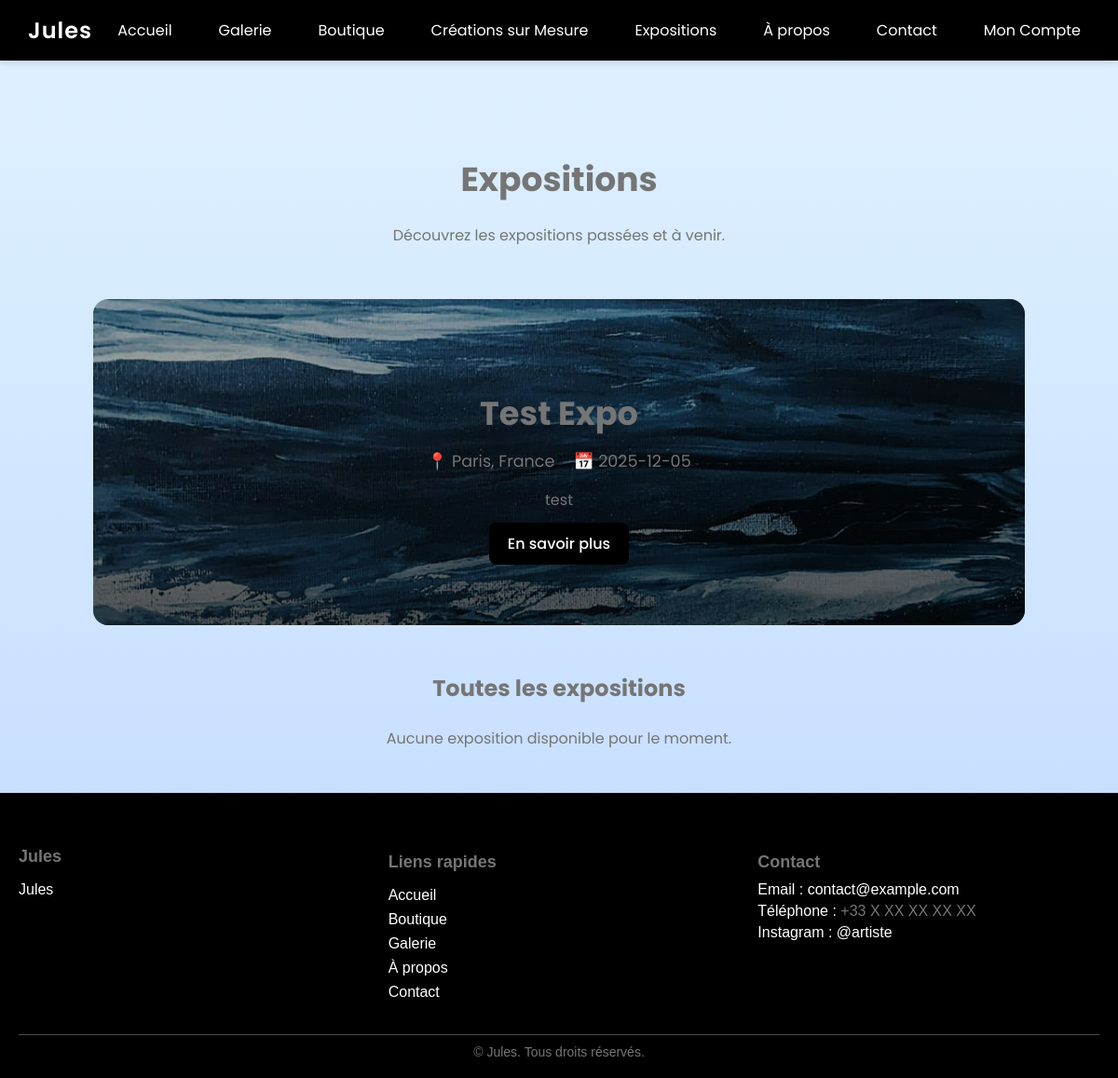
Screenshot of /expositions (signed in) with the database file from the repository.
### tables this page shows
CREATE TABLE settings (id INTEGER PRIMARY KEY AUTOINCREMENT, key TEXT UNIQUE NOT NULL, value TEXT NOT NULL);

CREATE TABLE exhibitions (id INTEGER PRIMARY KEY AUTOINCREMENT, title TEXT NOT NULL, location TEXT NOT NULL, date TEXT NOT NULL, description TEXT, image TEXT, create_date TEXT NOT NULL DEFAULT CURRENT_TIMESTAMP, start_time TEXT, end_time TEXT, venue_details TEXT, organizer TEXT, entry_price TEXT, contact_info TEXT);

### app.py (the view)
@app.route("/expositions")
def expositions_page():
    conn = get_db()
    c = conn.cursor()
    c.execute("SELECT * FROM exhibitions ORDER BY date ASC")  # tri par date croissante
    expositions = c.fetchall()
    conn.close()
    today = date.today()
    next_expo = None
    other_expos = []
    for expo in expositions:
        expo_date = date.fromisoformat(expo[3])
        if expo_date >= today and next_expo is None:
            next_expo = expo
        else:
            other_expos.append(expo)
    if not next_expo and expositions:
        next_expo = expositions[-1]
        other_expos = expositions[:-1]
    return render_template("expositions.html",
                           latest_expo=next_expo,
                           other_expos=other_expos)

### app.py (called while the page is built)
def get_setting(key):
    conn = get_db()
    cur = conn.cursor()
    query = adapt_query("SELECT value FROM settings WHERE key = ?")
    cur.execute(query, (key,))
    row = cur.fetchone()
    conn.close()
    if row:
        return row['value'] if IS_POSTGRES else row["value"]
    return None

def is_admin():
    user_id = session.get("user_id")
    if not user_id:
        return False
    conn = get_db()
    c = conn.cursor()
    c.execute(adapt_query("SELECT role FROM users WHERE id=?"), (user_id,))
    result = c.fetchone()
    conn.close()
    return result and result[0] == 'admin'

@app.before_request
def init_cart_count():
    if "cart_count" not in session:
        session["cart_count"] = 0

### database.py (called while the page is built)
def get_db():
    if IS_POSTGRES:
        conn = psycopg2.connect(**DB_CONFIG)
        conn.cursor_factory = psycopg2.extras.RealDictCursor
        return conn
    else:
        conn = sqlite3.connect(DB_PATH)
        conn.row_factory = sqlite3.Row
        return conn

def adapt_query(query):
    if not IS_POSTGRES:
        return query
    query = query.replace('INTEGER PRIMARY KEY AUTOINCREMENT', 'SERIAL PRIMARY KEY')
    query = query.replace('AUTOINCREMENT', '')
    query = query.replace('?', '%s')
    return query

### templates/expositions.html (shortened to what this page needs)
{% extends "base.html" %}
{% block content %}
<section class="seo-intro">
    <h1>{{ site_settings.expositions_title }}</h1>
    <p>{{ site_settings.expositions_description }}</p>
</section>
{% if latest_expo %}
<section class="hero-expo-card" style="background-image: url({{ latest_expo[5] and url_for('static', filename='expo_images/' ~ latest_expo[5]) or '' }});">
    <div class="hero-expo-overlay"></div>
    <div class="hero-expo-content">
        <h2>{{ latest_expo[1] }}</h2>
        <div class="hero-meta">
            <span>📍 {{ latest_expo[2] }}</span>
            <span>📅 {{ latest_expo[3] }}</span>
        </div>
        {% if latest_expo[4] %}
            <p>{{ latest_expo[4]|truncate(200) }}</p>
        {% endif %}
        <a href="{{ url_for('expo_detail_page', expo_id=latest_expo[0]) }}" class="btn-primary">En savoir plus</a>
    </div>
</section>
{% endif %}
<section aria-labelledby="expos-grid">
    <h2 id="expos-grid" style="text-align:center; margin-bottom:24px;">Toutes les expositions</h2>
    {% if other_expos %}
    <div class="expo-grid">
        {% for expo in other_expos %}
        <article class="expo-card">
            {% if expo[5] %}
            <img src="{{ url_for('static', filename='expo_images/' ~ expo[5]) }}" alt="{{ expo[1] }}">
            {% endif %}
            <div class="expo-card-content">
                <h3>{{ expo[1] }}</h3>
                <div class="expo-meta">
                    <span>📍 {{ expo[2] }}</span>
                    <span>📅 {{ expo[3] }}</span>
                    {% if expo[7] %}
                    <span>🕒 {{ expo[7] }}{% if expo[8] %} - {{ expo[8] }}{% endif %}</span>
                    {% endif %}
                </div>
                {% if expo[4] %}
                <p>{{ expo[4]|truncate(120) }}</p>
                {% endif %}
                <a href="{{ url_for('expo_detail_page', expo_id=expo[0]) }}" class="btn-primary">En savoir plus</a>
            </div>
        </article>
        {% endfor %}
    </div>
    {% else %}
    <p style="text-align:center;">Aucune exposition disponible pour le moment.</p>
    {% endif %}
</section>
{% endblock %}

### templates/base.html (shortened to what this page needs)
<!DOCTYPE html>
<html lang="fr">
<head>
    <link rel="stylesheet" href="{{ url_for('static', filename='style.css') }}">
    <link rel="stylesheet" href="{{ url_for('dynamic_colors') }}">
</head>
<body>
    <nav>
        <div class="logo" data-shop-name>{{ site_settings.site_logo }}</div>
        <ul id="nav-menu">
            <li><a href="/">Accueil</a></li>
            <li><a href="/galerie">Galerie</a></li>
            <li><a href="/boutique">Boutique</a></li>
            {% if site_settings.enable_custom_orders == '1' %}
            <li><a href="/creations-sur-mesure">Créations sur Mesure</a></li>
            {% endif %}
            <li><a href="/expositions">Expositions</a></li>
            <li><a href="/about">À propos</a></li>
            <li><a href="/contact">Contact</a></li>
            <li class="user-menu">
                <a onclick="toggleUserMenu()">Mon Compte</a>
            </li>
        </ul>
    </nav>
    <main class="content">
        {% block content %}{% endblock %}
    </main>
    {% include 'footer.html' %}
</body>
</html>

### templates/footer.html (shortened to what this page needs)
<footer class="site-footer">
    <div class="footer-container">
        <div class="footer-about">
            <h3>{{ site_settings.site_logo }}</h3>
            <p>{{ site_settings.footer_text or site_settings.site_description or "Artiste passionné par la peinture moderne et abstraite. Découvrez mes œuvres, inspirations et créations uniques." }}</p>
        </div>
        <div class="footer-links">
            <h4>Liens rapides</h4>
            <ul>
                <li><a href="{{ url_for('home') }}">Accueil</a></li>
                <li><a href="{{ url_for('boutique') }}">Boutique</a></li>
                <li><a href="{{ url_for('galerie') }}">Galerie</a></li>
                <li><a href="{{ url_for('about') }}">À propos</a></li>
                <li><a href="{{ url_for('contact') }}">Contact</a></li>
            </ul>
        </div>
        <div class="footer-contact">
            <h4>Contact</h4>
            <p>Email : <a data-email href="mailto:contact@example.com">contact@example.com</a></p>
            <p>Téléphone : <span data-phone>+33 X XX XX XX XX</span></p>
            <p>Instagram : <a data-instagram href="https://instagram.com/artiste" target="_blank">@artiste</a></p>
        </div>
    </div>
    <div class="footer-bottom">
        &copy; {{ current_year }} <span data-shop-name>{{ site_settings.site_logo }}</span>. Tous droits réservés.
    </div>
</footer>

### static/style.css (style rules this page uses)
body { margin: 0; font-family: "Poppins", sans-serif; background: linear-gradient(to bottom, #e0f2ff, #c0d9ff); color: #222; }
nav { background: linear-gradient(90deg, #1E3A8A, #3B65C4); padding: 15px 30px; display: flex; justify-content: space-between; align-items: center; position: sticky; top: 0; z-index: 1000; box-shadow: 0 2px 8px rgba(0,0,0,0.15); }
nav .logo { color: white; font-size: 24px; font-weight: 600; letter-spacing: 1px; }
nav ul { list-style: none; margin: 0; padding: 0; display: flex; gap: 30px; }
nav a { color: white; text-decoration: none; font-weight: 400; font-size: 16px; padding: 5px 10px; transition: all 0.3s; }
.content { padding: 30px; }
.site-footer { background-color: #1E3A8A; color: white; padding: 40px 20px 20px 20px; font-family: 'Arial', sans-serif; }
.footer-container { display: flex; flex-wrap: wrap; justify-content: space-between; gap: 30px; max-width: 1200px; margin: 0 auto; }
.footer-about, .footer-links, .footer-contact { flex: 1 1 200px; min-width: 200px; }
.footer-about h3, .footer-links h4, .footer-contact h4 { margin-bottom: 10px; font-size: 18px; }
.footer-links ul { list-style: none; padding: 0; }
.footer-links ul li { margin-bottom: 8px; }
.footer-links ul li a { color: white; text-decoration: none; transition: color 0.3s; }
.footer-contact p { margin: 5px 0; }
.footer-bottom { text-align: center; margin-top: 20px; font-size: 14px; border-top: 1px solid rgba(255,255,255,0.3); padding-top: 10px; }
.btn-primary { background: #1E3A8A !important; border-color: #1E3A8A !important; padding: 10px 16px; }
.btn-primary { flex: 1; padding: 14px; background: linear-gradient(90deg, #1E3A8A, #3B65C4); color: white; border: none; border-radius: 6px; font-weight: 600; font-size: 16px; cursor: pointer; transition: all 0.3s ease; text-decoration: none; }

### templates/base.html (style rules this page uses)
.user-menu { position: relative; cursor: pointer; }
.user-menu > a { cursor: pointer; user-select: none; }

### templates/expositions.html (style rules this page uses)
.seo-intro { text-align: center; padding: 40px 20px; }
.seo-intro h1 { font-size: 36px; color: #1E3A8A; font-weight: 700; margin-bottom: 20px; }
.seo-intro p { font-size: 16px; color: #555; line-height: 1.6; }
.hero-expo-card { position: relative; width: 90%; max-width: 1000px; margin: 0 auto 50px; border-radius: 16px; overflow: hidden; background-size: cover; background-position: center; min-height: 350px; display: flex; align-items: center; justify-content: center; text-align: center; }
.hero-expo-overlay { position: absolute; inset: 0; background: linear-gradient(to bottom, rgba(0,0,0,0.3), rgba(0,0,0,0.65)); }
.hero-expo-content { position: relative; z-index: 2; padding: 30px; color: #fff; }
.hero-expo-content h2 { font-size: 2.2rem; margin-bottom: 12px; font-weight: 700; }
.hero-expo-content .hero-meta { display: flex; justify-content: center; gap: 20px; font-size: 1.1rem; margin-bottom: 12px; }
.hero-expo-content p { font-size: 1rem; margin-bottom: 12px; }
.hero-expo-content .btn-primary { display: block; width: fit-content; margin: 12px auto 0; background: linear-gradient(90deg, #1E3A8A, #3B65C4); color: #fff; padding: 10px 20px; border-radius: 8px; text-decoration: none; font-weight: 500; text-align: center; transition: background 0.3s; }

### templates/footer.html (style rules this page uses)
.site-footer { background-color: #1E3A8A; color: white; padding: 40px 20px 20px 20px; font-family: 'Arial', sans-serif; }
.footer-container { display: flex; flex-wrap: wrap; justify-content: space-between; gap: 30px; max-width: 1200px; margin: 0 auto; }
.footer-about,.footer-links,.footer-contact { flex: 1 1 200px; min-width: 200px; }
.footer-about h3,.footer-links h4,.footer-contact h4 { margin-bottom: 10px; font-size: 18px; }
.footer-links ul { list-style: none; padding: 0; }
.footer-links ul li { margin-bottom: 8px; }
.footer-links ul li a { color: white; text-decoration: none; transition: color 0.3s; }
.footer-contact p { margin: 5px 0; }
.footer-contact a { color: white; text-decoration: none; }
.footer-bottom { text-align: center; margin-top: 20px; font-size: 14px; border-top: 1px solid rgba(255,255,255,0.3); padding-top: 10px; }

### rows the page displays
settings: site_logo "Jules"
settings: expositions_title "Expositions"
settings: expositions_description "Découvrez les expositions passées et à venir."
exhibitions: image (picture), title "Test Expo", location "Paris, France", date "2025-12-05", description "test"
settings: value "Jules"
